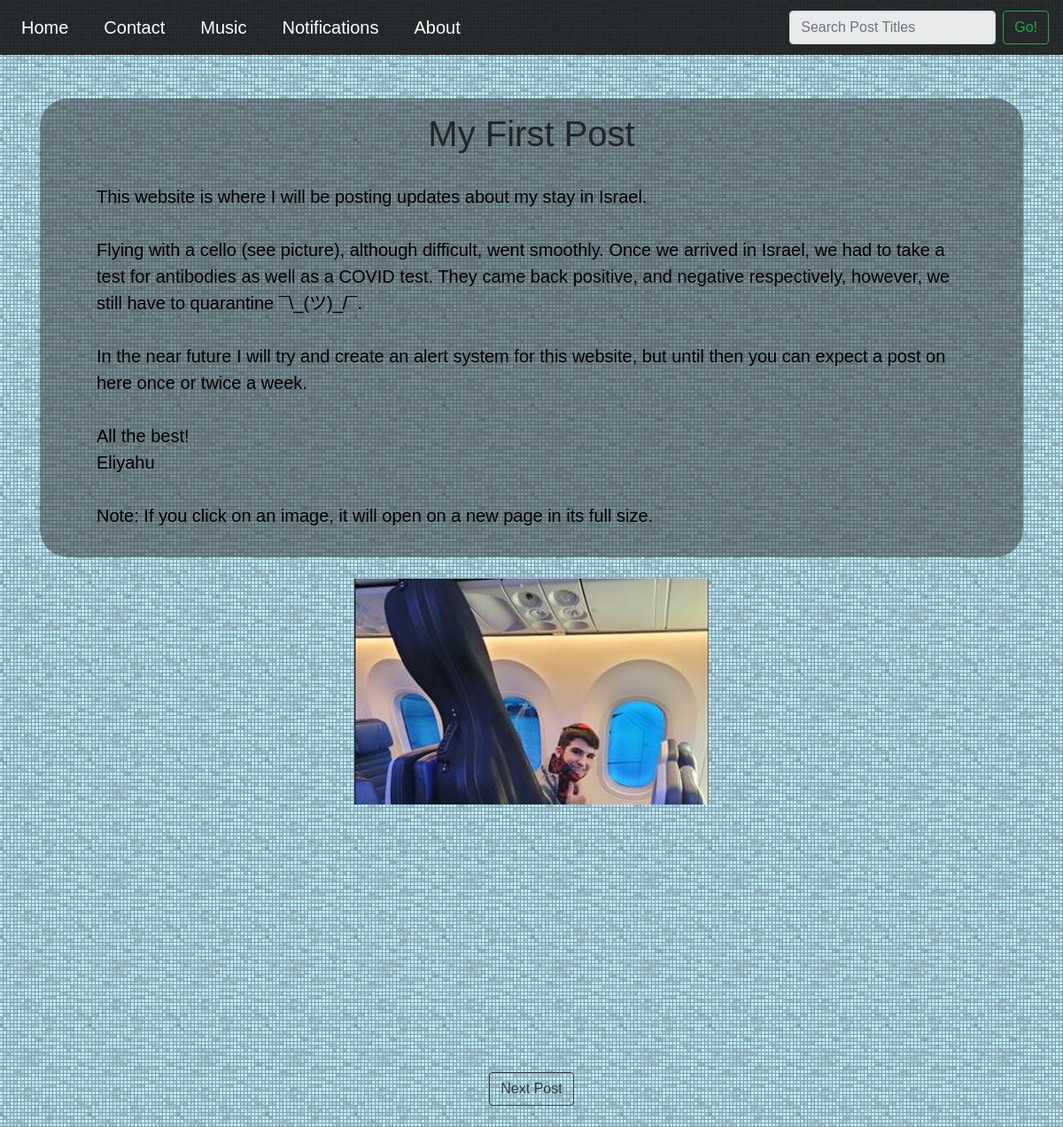
Page /post/6/ on the committed database.
### blog/models.py (models this page shows, shortened)
class Post(models.Model):
    title = models.CharField(max_length=100)
    content = models.TextField()
    date_posted = models.DateTimeField(default=timezone.now)
    has_images = models.BooleanField(default=False)
    def __str__(self):
        return self.title
    class Meta:
        ordering = ['-date_posted']

class PostImage(models.Model):
    post = models.ForeignKey(Post, default=None, on_delete=models.CASCADE)
    images = models.ImageField(upload_to="pictures")

### blog/views.py (the view, shortened to what this page needs)
# urls.py: path('post/<id>/', views.post, name='blog-post'),
def post(request, id):
    try:
        post = Post.objects.filter(id=id).first()
        pictures = PostImage.objects.filter(post=post.pk)
    except:
        return HttpResponseNotFound("Sorry, this page doesn't exist ):")
    first = Post.objects.order_by('date_posted').first()
    last = Post.objects.order_by('date_posted').last()
    context = {
        'post': post,
        'last': last,
        'first': first,
        'pictures': pictures
    }
    return render(request, 'blog/post.html', context)

### blog/context_processors.py (called while the page is built)
def add_variable_to_context(request):
    posts = Post.objects.all()
    return {
        'posttitles':  posts
    }

### blog/templates/blog/post.html (shortened to what this page needs)
{% extends 'blog/base.html' %}
{% block content %}
<div class="container">
    <div class="post-body">
        <h1 class="text-center">{{ post.title }}</h1>
        <br>
        <div class="row">
            <div class="col-lg">
                <p style="white-space: pre-wrap;">{{ post.content }}</p>
            </div>
        </div>
    </div>
</div>
<br>
{% if post.has_images %}
<div class="container">
    <div class="row">
        <div class="col-sm-6 mx-auto">
            <div id="carousel-{{ post.pk }}z" class="carousel slide carousel-fade" data-ride="carousel">
            <div class="carousel-inner" role="listbox">
                {% for pic in pictures %}
                  <div class="carousel-item {% if forloop.counter0 == 0%} active {% endif %}">
                    <img class="d-block w-100" src="{{ pic.images.url }}">
                  </div>
                {% endfor %}
            </div>
            </div>
        </div>
    </div>
</div>
{% endif %}
    <br>
    <div class="pagination justify-content-center">
        {% if post.pk < last.pk %}
            <a class='btn btn-outline-dark mb-4 m-1' href="{% url 'blog-post' post.pk|add:"1" %}">Next Post</a>
        {% endif %}
    </div>
{% endblock content %}

### blog/static/blog/main.css (style rules this page uses)
body { background-image: url("3px-tile.png"); !important; background-color: rgb(192,239,255); overflow-x: hidden; font-family: Tahoma,Verdana,Segoe,sans-serif; }
p { font-family: sans-serif; color: black; font-size: 125%; }
.carousel { align-content: center; }
.carousel-item { max-width: 400px; margin: 0 auto; }
.post-body { padding: 1em; margin: auto; }
.post-body { background-color: rgba(50,50,50,0.5); padding: 1em 4em; border-radius: 2em; }

### rows in the picture
Post: title "My First Post", content "This website is where I will be posting updates about my stay in Israel. Flying with a cello (see picture), although difficult, went smoothly. Once we arrived in Israel, we had to take a test for antibodies as well as a COVID test. They came back positive, and negative respectively, however, we still have to quarantine ¯\\_(ツ)_/¯. In the near future I will try and create an alert system for this website, but until then you can expect a post on here once or twice a week. All the best! Eliyahu Note: If you click on an image, it will open on a new page in its full size."
PostImage: images (picture)
